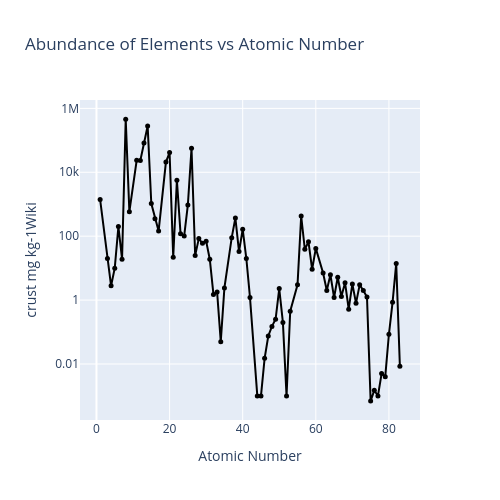

Write notebook code for a chart like this one.
### Markdown cell above
```{raw} html
:file: plot_abundance.html
```

[Click here to See Interactive Plot](plot_abundance.html) (just in case it doesn't appear on this page).

We see that our plot includes the noble gasses, which are very rare on Earth and some of the higher mass highly radiactive elements that are also very rare (they have decayed away).

### remove Noble Gasses and Short-Lived Elements

I will repeat the interactive plot above but will remove the extremely rare elements form the data set.

### Code cell
noble_gasses = ["He", "Ne", "Ar", "Kr", "Xe", "Rn"]
rare_redioactives = ["Tc", "Pm", "Po", "At", "Fr", "Ra", "Ac", "Th", "Pa", "U", "Np", "Pu", "Am", "Cm", "Bk", "Cf", "Es", "Fm", "Md", "No", "Lr"]

# remove noble gasses and rare radioactives from the final DataFrame to focus on the more common elements that are relevant for biochemistry.
final_df_filtered = final_df[~final_df["symbolCRC"].isin(noble_gasses + rare_redioactives)]

# make the plot again
import plotly.express as px

final_df_filtered = final_df_filtered.sort_values("numberCRC") # Sort the DataFrame by the atomic number column in ascending order to ensure that the lines in the plot connect the points in the correct order.

fig = px.scatter(final_df_filtered, 
                x="numberCRC", 
                y="crust mg kg-1Wiki",
                width=500, 
                height=500, 
                hover_data=["nameCRC"], 
                log_y=True, 
                title="Abundance of Elements vs Atomic Number", 
                labels={"numberCRC": "Atomic Number", "crust mg kg-1CRC": "Abundance (mg/kg) from CRC (log scale)"})


fig.update_traces(
    customdata=final_df_filtered[["nameCRC"]],
    hovertemplate=
    "Atomic #: %{x}<br>" +
    "Abundance: %{y}<br>" +
    "Sample: %{customdata[0]}<extra></extra>"
)

fig.update_traces(
    mode="lines+markers",
    marker=dict(size=5, color="black", opacity=1,),
    line=dict(
        color="black",
        width=2
    ),
    selector=dict(mode="markers")
)
fig.write_html("plot_abundance_filtered.html", include_plotlyjs="cdn")
fig.show()

### Figure 1 — Plotly figure (JSON) as saved in the notebook; plotly's stock layout.template omitted (floating-point values rounded to 4 significant figures)
{"data": [{"customdata": [["hydrogen"], ["lithium"], ["beryllium"], ["boron"], ["carbon"], ["nitrogen"], ["oxygen"], ["fluorine"], ["sodium"], ["magnesium"], ["aluminium"], ["silicon"], ["phosphorus"], ["sulfur"], ["chlorine"], ["potassium"], ["calcium"], ["scandium"], ["titanium"], ["vanadium"], ["chromium"], ["manganese"], ["iron"], ["cobalt"], ["nickel"], ["copper"], ["zinc"], ["gallium"], ["germanium"], ["arsenic"], ["selenium"], ["bromine"], ["rubidium"], ["strontium"], ["yttrium"], ["zirconium"], ["niobium"], ["molybdenum"], ["ruthenium"], ["rhodium"], ["palladium"], ["silver"], ["cadmium"], ["indium"], ["tin"], ["antimony"], ["tellurium"], ["iodine"], ["caesium"], ["barium"], ["lanthanum"], ["cerium"], ["praseodymium"], ["neodymium"], ["samarium"], ["europium"], ["gadolinium"], ["terbium"], ["dysprosium"], ["holmium"], ["erbium"], ["thulium"], ["ytterbium"], ["lutetium"], ["hafnium"], ["tantalum"], ["tungsten"], ["rhenium"], ["osmium"], ["iridium"], ["platinum"], ["gold"], ["mercury"], ["thallium"], ["lead"], ["bismuth"]], "hovertemplate": "Atomic #: %{x}<br>Abundance: %{y}<br>Sample: %{customdata[0]}<extra></extra>", "legendgroup": "", "line": {"color": "black", "width": 2}, "marker": {"color": "black", "opacity": 1, "size": 5, "symbol": "circle"}, "mode": "lines+markers", "name": "", "orientation": "v", "showlegend": false, "type": "scatter", "x": [1, 3, 4, 5, 6, 7, 8, 9, 11, 12, 13, 14, 15, 16, 17, 19, 20, 21, 22, 23, 24, 25, 26, 27, 28, 29, 30, 31, 32, 33, 34, 35, 37, 38, 39, 40, 41, 42, 44, 45, 46, 47, 48, 49, 50, 51, 52, 53, 55, 56, 57, 58, 59, 60, 62, 63, 64, 65, 66, 67, 68, 69, 70, 71, 72, 73, 74, 75, 76, 77, 78, 79, 80, 81, 82, 83], "xaxis": "x", "y": [1400.0, 20.0, 2.8, 10.0, 200.0, 19.0, 461000.0, 585.0, 23600.0, 23300.0, 82300.0, 282000.0, 1050.0, 350.0, 145.0, 20900.0, 41500.0, 22.0, 5650.0, 120.0, 102.0, 950.0, 56300.0, 25.0, 84.0, 60.0, 70.0, 19.0, 1.5, 1.8, 0.05, 2.4, 90.0, 370.0, 33.0, 165.0, 20.0, 1.2, 0.001, 0.001, 0.015, 0.075, 0.15, 0.25, 2.3, 0.2, 0.001, 0.45, 3.0, 425.0, 39.0, 66.5, 9.2, 41.5, 7.05, 2.0, 6.2, 1.2, 5.2, 1.3, 3.5, 0.52, 3.2, 0.8, 3.0, 2.0, 1.25, 0.0007, 0.0015, 0.001, 0.005, 0.004, 0.085, 0.85, 14.0, 0.0085], "yaxis": "y"}], "layout": {"height": 500, "legend": {"tracegroupgap": 0}, "title": {"text": "Abundance of Elements vs Atomic Number"}, "width": 500, "xaxis": {"anchor": "y", "domain": [0, 1], "title": {"text": "Atomic Number"}}, "yaxis": {"anchor": "x", "domain": [0, 1], "title": {"text": "crust mg kg-1Wiki"}, "type": "log"}}}
